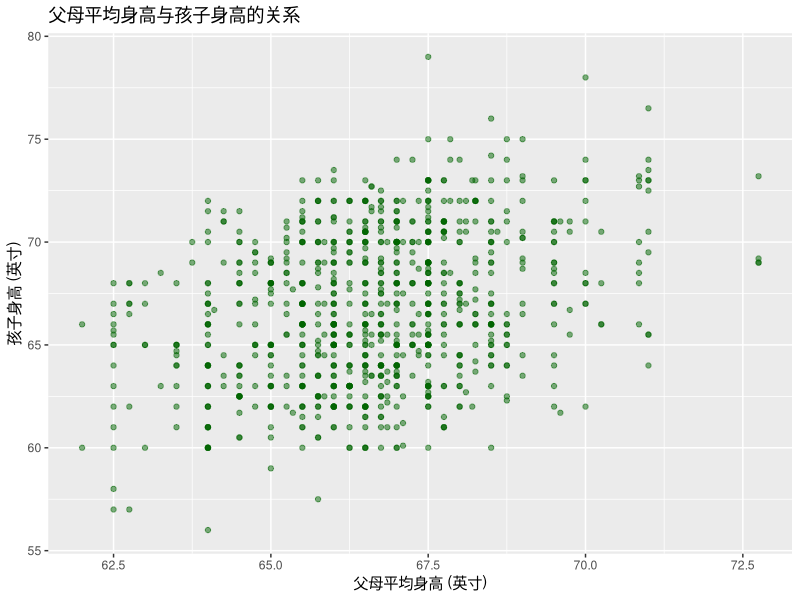

Generate this figure with R:
# ==================================================
# 应用回归分析：一元线性回归案例
# 高尔顿家族身高数据：父母平均身高预测所有孩子身高
# ==================================================

# 加载所需包
library(tidyverse)   # 包含 dplyr, ggplot2, tidyr 等

# 1. 读取数据
galton = read_csv("galtonfamiliesall.csv") 
head(galton) # 查看部分数据，了解数据

# 2. 数据清洗与准备
#    - 计算父母平均身高 MidParent
#    - 重命名部分变量
galton_aug = galton %>%
  mutate(MidParent = (Father + Mother) / 2) %>%   # 计算父母平均身高
  rename(Gender = Child)
head(galton_aug)

# 查看数据摘要
galton_aug %>%
  summarise(
    n = n(),
    mean_height = mean(Height),
    sd_height = sd(Height),
    mean_midparent = mean(MidParent),
    sd_midparent = sd(MidParent)
  )

# 3. 绘制散点图 + 回归线
ggplot(galton_aug, aes(x = MidParent, y = Height)) +
  geom_point(alpha = 0.5, color = "darkgreen") +          # 散点（半透明避免重叠）
  labs(
    title = "父母平均身高与孩子身高的关系",
    x = "父母平均身高 (英寸)",
    y = "孩子身高 (英寸)"
  ) 

# 4. 计算相关系数
cor(galton_aug$MidParent, galton_aug$Height)

# 5. 拟合一元线性回归模型
model = lm(Height ~ MidParent, data = galton_aug)

# 6. 查看模型结果
summary(model)

model$coefficients

model$residuals

model$fitted.values

# 7. 输出诊断图像


# 8. 预测
